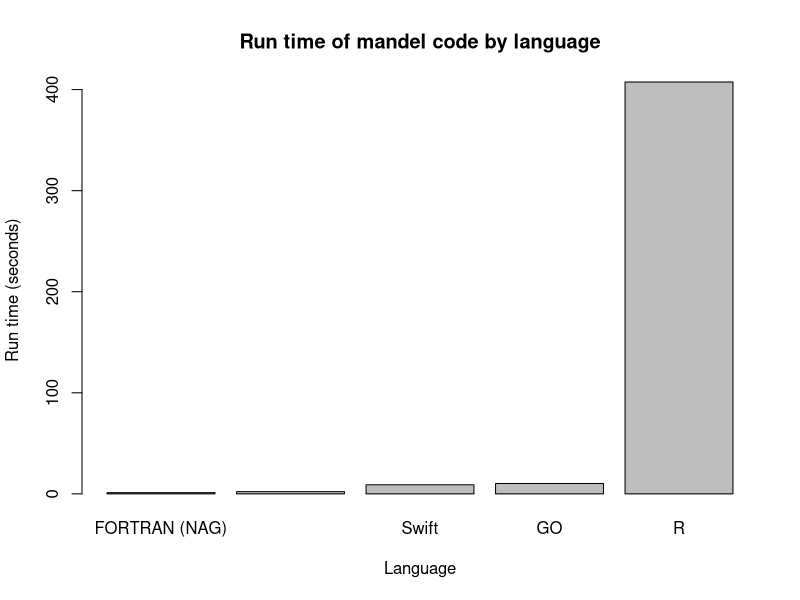

R code for this plot:
# Plot timing data for different mandel implementations

# Read our data
timings <- read.csv("timing.csv")

# Sort ascending by time
sortedtimings <- timings[order(timings$Time),]

# Open our output file
png(file="timing.png", width=720, height=720)

# Plot
barplot(sortedtimings$Time, names.arg=sortedtimings$Language, xlab="Language", ylab="Run time (seconds)", main="Run time of mandel code by language")

# Tidy up
dev.off()
